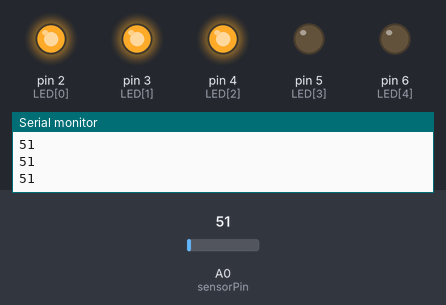
The sketch below on a simulated Arduino Uno, built with avr-gcc and run on an emulated ATmega328P. On the bench: output pins drawn as LEDs (lit = HIGH), the last lines printed to the serial monitor. The inputs (shaded band) are chosen by the test bench; at power-on: A0 (sensorPin) = 51.

Above: at 1.2 s.
1.3 s: A0 (sensorPin) set to 61
At 1.7 s:
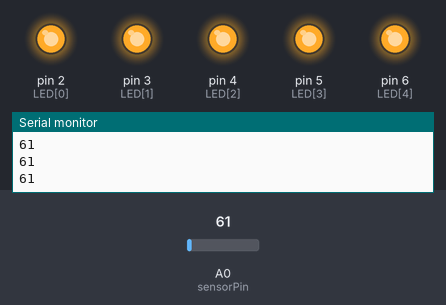
2.8 s: A0 (sensorPin) set to 30
At 4.0 s:
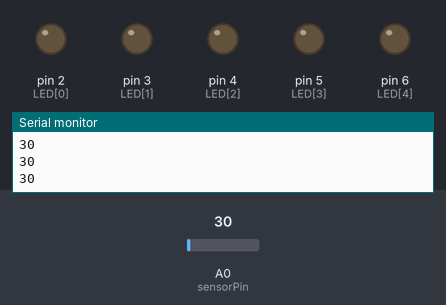
4.3 s: A0 (sensorPin) set to 43
5.8 s: A0 (sensorPin) set to 46
At 6.8 s:
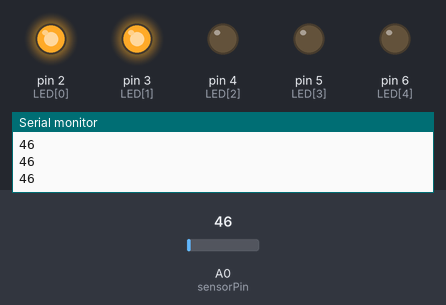
7.3 s: A0 (sensorPin) set to 71
At 8.1 s:
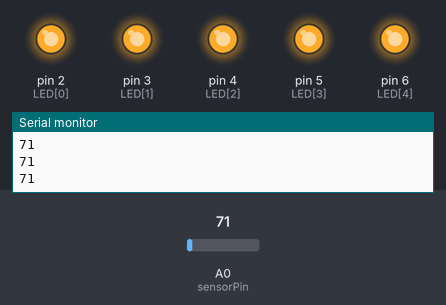
Timing chart, 0 to 9.8 s (numbered marks = the images above; inputs shaded):
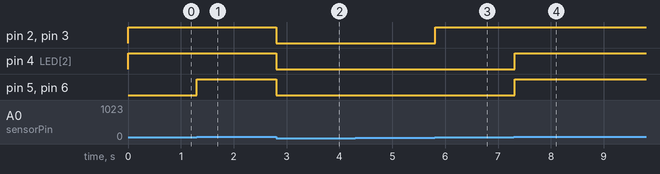

Measured:
- the behaviour switches between 45 and 46 on A0 (sensorPin) (found by bisection; images 2 and 3)
- after the input at 1.3 s, pin 5 (LED[3]), pin 6 (LED[4]): LOW → HIGH at once
- after the input at 2.8 s, pin 2 (LED[0]), pin 3 (LED[1]), pin 4 (LED[2]), pin 5 (LED[3]), pin 6 (LED[4]): HIGH → LOW at once
- after the input at 5.8 s, pin 2 (LED[0]), pin 3 (LED[1]): LOW → HIGH at once
- after the input at 7.3 s, pin 4 (LED[2]), pin 5 (LED[3]), pin 6 (LED[4]): LOW → HIGH at once

The sketch:

Temperature_Sensor.ino
```cpp
// Declare the LEDs in an array
int LED [5] = {2, 3, 4, 5, 6};
int sensorPin = A0;

void setup(){
   Serial.begin(9600);
  for (int i = 0; i < 5; i++){
    pinMode(LED[i], OUTPUT);
  }
}

void loop(){
  // Read the value of the sensor
  int val = analogRead(sensorPin);
  Serial.println(val); // Print it to the Serial
    // On the LM35 each degree Celsius equals 10 mV
  // 20C is represented by 200 mV which means 0.2 V / 5 V * 1023 = 41
  // Each degree is represented by an analogue value change of approximately 2
    // Set all LEDs off
  for (int i = 0; i < 5; i++){
    digitalWrite(LED[i], LOW);
  }

 if (val < 40 && val > 45){ // 20 - 22 C
    digitalWrite( LED[0], HIGH);
  } else if (val > 45 && val < 49){ // 22 - 24 C
    digitalWrite( LED[0], HIGH);
    digitalWrite( LED[1], HIGH);
  } else if (val > 49 && val < 53){ // 24 - 26 C
    digitalWrite( LED[0], HIGH);
    digitalWrite( LED[1], HIGH);
    digitalWrite( LED[2], HIGH);
  } else if (val > 53 && val < 57){ // 26 - 28 C
    digitalWrite( LED[0], HIGH);
    digitalWrite( LED[1], HIGH);
    digitalWrite( LED[2], HIGH);
    digitalWrite( LED[3], HIGH);
  } else if (val > 57){ // Over 28 C
    digitalWrite( LED[0], HIGH);
    digitalWrite( LED[1], HIGH);
    digitalWrite( LED[2], HIGH);
    digitalWrite( LED[3], HIGH);
    digitalWrite( LED[4], HIGH);
  }
  delay(100); // delay for the Serial to send
}
```
